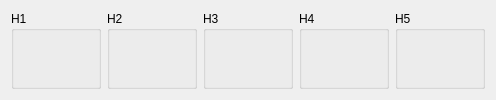
        <widget class="QFrame" name="frame_5">
         <property name="frameShadow">
          <enum>QFrame::Shadow::Raised</enum>
         </property>
         <layout class="QHBoxLayout" name="horizontalLayout_5">
          <item>
           <widget class="QGroupBox" name="groupH1">
            <property name="sizePolicy">
             <sizepolicy hsizetype="Expanding" vsizetype="Expanding">
              <horstretch>0</horstretch>
              <verstretch>0</verstretch>
             </sizepolicy>
            </property>
            <property name="minimumSize">
             <size>
              <width>90</width>
              <height>68</height>
             </size>
            </property>
            <property name="title">
             <string>H1</string>
            </property>
            <layout class="QVBoxLayout" name="verticalLayoutH1">
             <item>
              <widget class="QLabel" name="labelValueH1">
               <property name="text">
                <string/>
               </property>
              </widget>
             </item>
            </layout>
           </widget>
          </item>
          <item>
           <widget class="QGroupBox" name="groupH2">
            <property name="sizePolicy">
             <sizepolicy hsizetype="Expanding" vsizetype="Expanding">
              <horstretch>0</horstretch>
              <verstretch>0</verstretch>
             </sizepolicy>
            </property>
            <property name="minimumSize">
             <size>
              <width>90</width>
              <height>68</height>
             </size>
            </property>
            <property name="title">
             <string>H2</string>
            </property>
            <layout class="QVBoxLayout" name="verticalLayoutH2">
             <item>
              <widget class="QLabel" name="labelValueH2">
               <property name="text">
                <string/>
               </property>
              </widget>
             </item>
            </layout>
           </widget>
          </item>
          <item>
           <widget class="QGroupBox" name="groupH3">
            <property name="sizePolicy">
             <sizepolicy hsizetype="Expanding" vsizetype="Expanding">
              <horstretch>0</horstretch>
              <verstretch>0</verstretch>
             </sizepolicy>
            </property>
            <property name="minimumSize">
             <size>
              <width>90</width>
              <height>68</height>
             </size>
            </property>
            <property name="title">
             <string>H3</string>
            </property>
            <layout class="QVBoxLayout" name="verticalLayoutH3">
             <item>
              <widget class="QLabel" name="labelValueH3">
               <property name="text">
                <string/>
               </property>
              </widget>
             </item>
            </layout>
           </widget>
          </item>
          <item>
           <widget class="QGroupBox" name="groupH4">
            <property name="sizePolicy">
             <sizepolicy hsizetype="Expanding" vsizetype="Expanding">
              <horstretch>0</horstretch>
              <verstretch>0</verstretch>
             </sizepolicy>
            </property>
            <property name="minimumSize">
             <size>
              <width>90</width>
              <height>68</height>
             </size>
            </property>
            <property name="title">
             <string>H4</string>
            </property>
            <layout class="QVBoxLayout" name="verticalLayoutH4">
             <item>
              <widget class="QLabel" name="labelValueH4">
               <property name="text">
                <string/>
               </property>
              </widget>
             </item>
            </layout>
           </widget>
          </item>
          <item>
           <widget class="QGroupBox" name="groupBox_5">
            <property name="sizePolicy">
             <sizepolicy hsizetype="Expanding" vsizetype="Expanding">
              <horstretch>0</horstretch>
              <verstretch>0</verstretch>
             </sizepolicy>
            </property>
            <property name="minimumSize">
             <size>
              <width>90</width>
              <height>68</height>
             </size>
            </property>
            <property name="title">
             <string>H5</string>
            </property>
            <layout class="QVBoxLayout" name="verticalLayout_14">
             <item>
              <widget class="QLabel" name="labelValueH1_2">
               <property name="text">
                <string/>
               </property>
              </widget>
             </item>
            </layout>
           </widget>
          </item>
         </layout>
        </widget>
